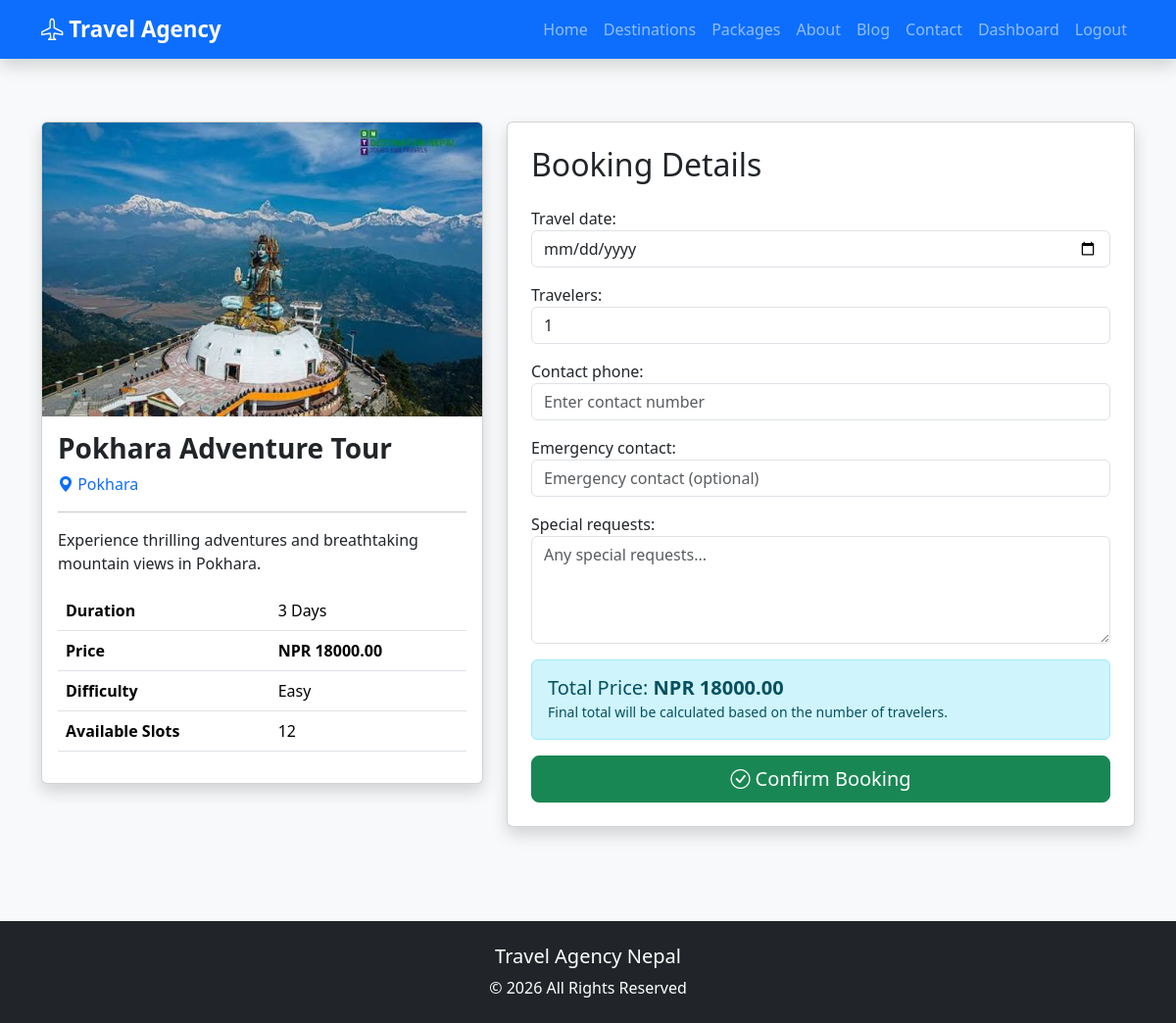
The app's page /bookings/book/pokhara-adventure-tour/ (signed in) with its own data.
### packages/models.py (models this page shows, shortened)
class TourPackage(models.Model):
    DIFFICULTY_CHOICES = [
        ('Easy', 'Easy'),
        ('Moderate', 'Moderate'),
        ('Hard', 'Hard'),
    ]
    PACKAGE_TYPE_CHOICES = [
        ('Adventure', 'Adventure'),
        ('Family', 'Family'),
        ('Honeymoon', 'Honeymoon'),
        ('Luxury', 'Luxury'),
        ('Wildlife', 'Wildlife'),
        ('Cultural', 'Cultural'),
        ('Trekking', 'Trekking'),
    ]
    destination = models.ForeignKey(
        Destination,
        on_delete=models.CASCADE,
        related_name='tour_packages'
    )
    name = models.CharField(max_length=200)
    slug = models.SlugField(
        unique=True,
        blank=True
    )
    package_type = models.CharField(
        max_length=20,
        choices=PACKAGE_TYPE_CHOICES,
        default='Adventure'
    )
    short_description = models.CharField(max_length=255)
    description = models.TextField()
    duration = models.PositiveIntegerField(
        help_text="Duration in days"
    )
    price = models.DecimalField(
        max_digits=10,
        decimal_places=2
    )
    discount_price = models.DecimalField(
        max_digits=10,
        decimal_places=2,
        blank=True,
        null=True
    )
    max_group_size = models.PositiveIntegerField()
    available_slots = models.PositiveIntegerField(default=20)
    difficulty = models.CharField(
        max_length=20,
        choices=DIFFICULTY_CHOICES
    )
    accommodation = models.CharField(max_length=200)
    transportation = models.CharField(max_length=200)
    departure_location = models.CharField(max_length=150)
    meals_included = models.BooleanField(default=True)
    featured_image = models.ImageField(
        upload_to='packages/'
    )
    is_featured = models.BooleanField(default=False)
    is_available = models.BooleanField(default=True)
    created_at = models.DateTimeField(
        auto_now_add=True
    )
    updated_at = models.DateTimeField(
        auto_now=True
    )
    class Meta:
        ordering = ['name']
        verbose_name = "Tour Package"
        verbose_name_plural = "Tour Packages"

### destinations/models.py (models this page shows, shortened)
class Destination(models.Model):
    name = models.CharField(max_length=150)
    slug = models.SlugField(unique=True, blank=True)
    country = models.CharField(max_length=100)
    description = models.TextField()
    best_season = models.CharField(max_length=100)
    estimated_budget = models.DecimalField(
        max_digits=10,
        decimal_places=2
    )
    image = models.ImageField(
        upload_to='destinations/'
    )
    attractions = models.TextField()
    activities = models.TextField()
    is_featured = models.BooleanField(default=False)
    created_at = models.DateTimeField(auto_now_add=True)
    updated_at = models.DateTimeField(auto_now=True)
    class Meta:
        ordering = ['name']
        verbose_name = "Destination"
        verbose_name_plural = "Destinations"

### bookings/views.py (the view)
# urls.py: path("book/<slug:slug>/",views.book_package,name="book_package"),
@login_required
def book_package(request, slug):
    package = get_object_or_404(
        TourPackage,
        slug=slug,
        is_available=True
    )
    if request.method == "POST":
        form = BookingForm(request.POST)
        if form.is_valid():
            booking = form.save(commit=False)
            if booking.travelers > package.available_slots:
                form.add_error(
                    "travelers",
                    f"Only {package.available_slots} slots are available."
                )
            else:
                booking.user = request.user
                booking.package = package
                booking.save()
                messages.success(
                    request,
                    "Your booking has been submitted successfully."
                )
                return redirect("my_bookings")
    else:
        form = BookingForm()
    context = {
        "package": package,
        "form": form,
    }
    return render(
        request,
        "bookings/book_package.html",
        context
    )

### templates/bookings/book_package.html (shortened to what this page needs)
{% extends 'base.html' %}
{% block content %}
<section class="py-5">
    <div class="container">
        <div class="row">
            <div class="col-lg-5">
                <div class="card shadow">
                    <img src="{{ package.featured_image.url }}"
                         class="card-img-top"
                         style="height:300px;object-fit:cover;"
                         alt="{{ package.name }}">
                    <div class="card-body">
                        <h3 class="fw-bold">
                            {{ package.name }}
                        </h3>
                        <p class="text-primary">
                            <i class="bi bi-geo-alt-fill"></i>
                            {{ package.destination.name }}
                        </p>
                        <hr>
                        <p>
                            {{ package.short_description }}
                        </p>
                        <table class="table">
                            <tr>
                                <th>Duration</th>
                                <td>{{ package.duration }} Days</td>
                            </tr>
                            <tr>
                                <th>Price</th>
                                <td>
                                    <strong>
                                        NPR {{ package.price }}
                                    </strong>
                                </td>
                            </tr>
                            <tr>
                                <th>Difficulty</th>
                                <td>{{ package.difficulty }}</td>
                            </tr>
                            <tr>
                                <th>Available Slots</th>
                                <td>{{ package.available_slots }}</td>
                            </tr>
                        </table>
                    </div>
                </div>
            </div>
            <div class="col-lg-7">
                <div class="card shadow">
                    <div class="card-body p-4">
                        <h2 class="mb-4">
                            Booking Details
                        </h2>
                        <form method="POST">
                            <div class="mb-3">
                                {{ form.travel_date.label_tag }}
                                {{ form.travel_date }}
                            </div>
                            <div class="mb-3">
                                {{ form.travelers.label_tag }}
                                {{ form.travelers }}
                            </div>
                            <div class="mb-3">
                                {{ form.contact_phone.label_tag }}
                                {{ form.contact_phone }}
                            </div>
                            <div class="mb-3">
                                {{ form.emergency_contact.label_tag }}
                                {{ form.emergency_contact }}
                            </div>
                            <div class="mb-3">
                                {{ form.special_requests.label_tag }}
                                {{ form.special_requests }}
                            </div>
                            <div class="alert alert-info">
                                <h5 class="mb-0">
                                    Total Price:
                                    <strong>
                                        NPR {{ package.price }}
                                    </strong>
                                </h5>
                                <small>
                                    Final total will be calculated based on the number of travelers.
                                </small>
                            </div>
                            <button type="submit"
                                    class="btn btn-success btn-lg w-100">
                                <i class="bi bi-check-circle"></i>
                                Confirm Booking
                            </button>
                        </form>
                    </div>
                </div>
            </div>
        </div>
    </div>
</section>
{% endblock %}

### static/css/style.css (style rules this page uses)
body { background:#f8f9fa; }

### records on screen
TourPackage: featured_image (picture), name "Pokhara Adventure Tour", destination.name "Pokhara", short_description "Experience thrilling adventures and breathtaking mountain views in Pokhara.", duration "3", price "18000.00", difficulty "Easy", available_slots "12"
